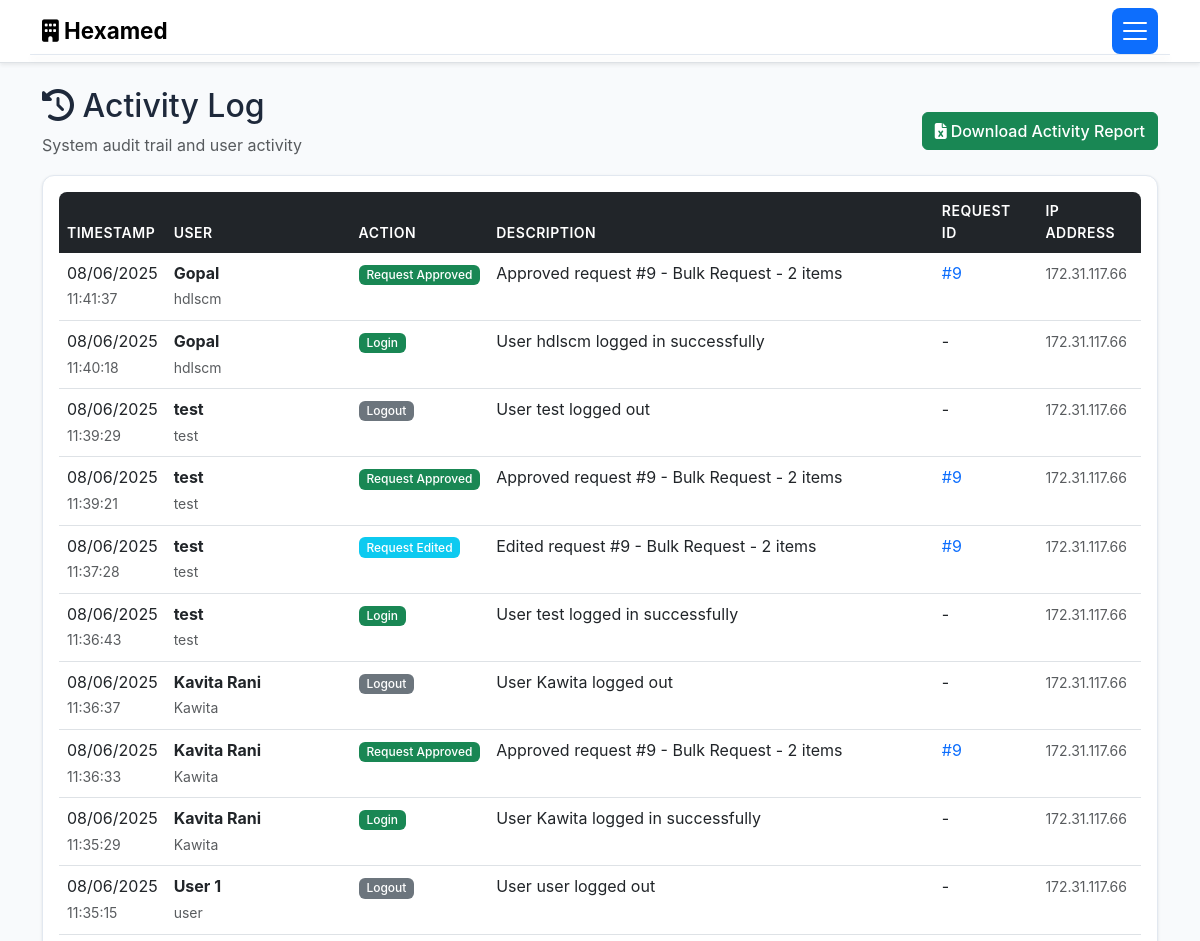
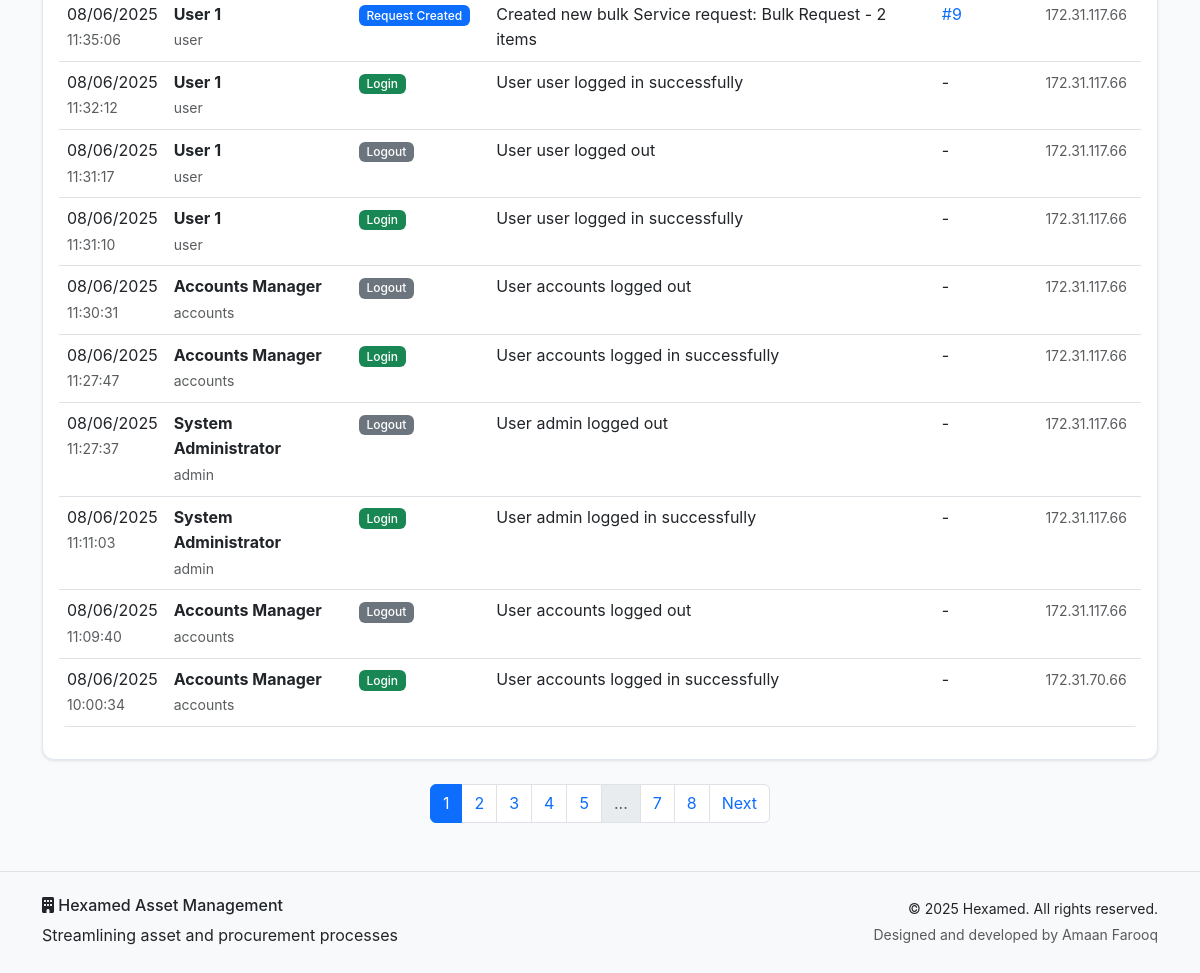
The app's page /activity (signed in) with its own data (2 pictures, top to bottom).
### models.py (models this page shows, shortened)
class ActivityLog(db.Model):
    id = db.Column(db.Integer, primary_key=True)
    action = db.Column(db.String(100), nullable=False)
    description = db.Column(db.Text, nullable=False)
    timestamp = db.Column(db.DateTime, default=datetime.utcnow)
    ip_address = db.Column(db.String(45))
    user_id = db.Column(db.Integer, db.ForeignKey('user.id'), nullable=False)
    request_id = db.Column(db.Integer, db.ForeignKey('asset_request.id'), nullable=True)
    user = db.relationship('User', backref='activities')
    request = db.relationship('AssetRequest', backref='activities')

class User(db.Model):
    id = db.Column(db.Integer, primary_key=True)
    username = db.Column(db.String(80), unique=True, nullable=False)
    email = db.Column(db.String(120), unique=True, nullable=False)
    password_hash = db.Column(db.String(256), nullable=False)
    role = db.Column(db.String(50), nullable=False, default='User')
    full_name = db.Column(db.String(100), nullable=False)
    floor = db.Column(db.String(50))
    department = db.Column(db.String(100))
    created_at = db.Column(db.DateTime, default=datetime.utcnow)
    is_active = db.Column(db.Boolean, default=True)
    requests = db.relationship('AssetRequest', foreign_keys='AssetRequest.user_id', backref='requester', lazy=True)

### routes.py (the view)
    def decorated_function(*args, **kwargs):
        if 'user_id' not in session:
            flash('Please log in to access this page.', 'warning')
            return redirect(url_for('login'))
        return f(*args, **kwargs)

### routes.py (called while the page is built)
def require_login(f):
    def decorated_function(*args, **kwargs):
        if 'user_id' not in session:
            flash('Please log in to access this page.', 'warning')
            return redirect(url_for('login'))
        return f(*args, **kwargs)
    decorated_function.__name__ = f.__name__
    return decorated_function

@app.route('/activity')
@require_login
def activity_log():
    user = User.query.get(session['user_id'])
    page = request.args.get('page', 1, type=int)
    activities = ActivityLog.query.order_by(ActivityLog.timestamp.desc()).paginate(
        page=page, per_page=20, error_out=False)
    return render_template('activity.html', activities=activities, user=user)

### templates/activity.html (shortened to what this page needs)
{% extends "base.html" %}
{% block content %}
<div class="container my-4">
    <div class="row">
        <div class="col">
            <div class="d-flex justify-content-between align-items-center">
                <div>
                    <h2><i class="fas fa-history"></i> Activity Log</h2>
                    <p class="text-muted">System audit trail and user activity</p>
                </div>
                {% if user.role in ['Admin', 'MD', 'Accounts/SCM'] %}
                <div>
                    <a href="{{ url_for('download_recent_activity') }}" class="btn btn-success">
                        <i class="fas fa-file-excel me-1"></i>Download Activity Report
                    </a>
                </div>
                {% endif %}
            </div>
        </div>
    </div>
    {% if activities.items %}
    <div class="card">
        <div class="card-body">
            <div class="table-responsive">
                <table class="table table-hover">
                    <thead>
                        <tr>
                            <th>Timestamp</th>
                            <th>User</th>
                            <th>Action</th>
                            <th>Description</th>
                            <th>Request ID</th>
                            <th>IP Address</th>
                        </tr>
                    </thead>
                    <tbody>
                        {% for activity in activities.items %}
                        <tr>
                            <td>
                                <div>
                                    {{ activity.timestamp.strftime('%m/%d/%Y') }}
                                    <br><small class="text-muted">{{ activity.timestamp.strftime('%H:%M:%S') }}</small>
                                </div>
                            </td>
                            <td>
                                <div>
                                    <strong>{{ activity.user.full_name }}</strong>
                                    <br><small class="text-muted">{{ activity.user.username }}</small>
                                </div>
                            </td>
                            <td>
                                {% if 'Login' in activity.action %}
                                    <span class="badge bg-success">{{ activity.action }}</span>
                                {% elif 'Logout' in activity.action %}
                                    <span class="badge bg-secondary">{{ activity.action }}</span>
                                {% elif 'Created' in activity.action %}
                                    <span class="badge bg-primary">{{ activity.action }}</span>
                                {% elif 'Approved' in activity.action %}
                                    <span class="badge bg-success">{{ activity.action }}</span>
                                {% elif 'Rejected' in activity.action %}
                                    <span class="badge bg-danger">{{ activity.action }}</span>
                                {% elif 'Hold' in activity.action %}
                                    <span class="badge bg-warning">{{ activity.action }}</span>
                                {% else %}
                                    <span class="badge bg-info">{{ activity.action }}</span>
                                {% endif %}
                            </td>
                            <td>{{ activity.description }}</td>
                            <td>
                                {% if activity.request_id %}
                                    <a href="{{ url_for('view_requests') }}" class="text-decoration-none">
                                        #{{ activity.request_id }}
                                    </a>
                                {% else %}
                                    -
                                {% endif %}
                            </td>
                            <td>
                                <small class="text-muted">{{ activity.ip_address or '-' }}</small>
                            </td>
                        </tr>
                        {% endfor %}
                    </tbody>
                </table>
            </div>
        </div>
    </div>
    {% if activities.pages > 1 %}
    <nav class="mt-4">
        <ul class="pagination justify-content-center">
            {% for page_num in activities.iter_pages() %}
                {% if page_num %}
                    {% if page_num != activities.page %}
                        <li class="page-item">
                            <a class="page-link" href="{{ url_for('activity_log', page=page_num) }}">{{ page_num }}</a>
                        </li>
                    {% else %}
                        <li class="page-item active">
                            <span class="page-link">{{ page_num }}</span>
                        </li>
                    {% endif %}
                {% else %}
                    <li class="page-item disabled">
                        <span class="page-link">...</span>
                    </li>
                {% endif %}
            {% endfor %}
            {% if activities.has_next %}
                <li class="page-item">
                    <a class="page-link" href="{{ url_for('activity_log', page=activities.next_num) }}">Next</a>
                </li>
            {% endif %}
        </ul>
    </nav>
    {% endif %}
    {% endif %}
</div>
{% endblock %}

### static/style.css (style rules this page uses)
:root { --hexamed-primary: #2563eb; --hexamed-secondary: #64748b; --hexamed-success: #00ffaa; --hexamed-warning: #ffa200; --hexamed-danger: #ff0000; --hexamed-info: #06b6d4; --hexamed-light: #f8fafc; --hexamed-dark: #465977; --hexamed-gradient: linear-gradient(135deg, #2563eb, #06b6d4); }
body { font-family: 'Inter', 'Segoe UI', Tahoma, Geneva, Verdana, sans-serif; line-height: 1.6; background-color: #f8fafc; color: #1e293b; }
.card { border: 1px solid #e2e8f0; border-radius: 0.75rem; box-shadow: 0 1px 3px rgba(0, 0, 0, 0.1); transition: all 0.3s ease; background: white; }
.btn { font-weight: 500; transition: all 0.3s ease; border-radius: 0.375rem; }
.table { border-radius: 0.5rem; overflow: hidden; }
.table thead th { background-color: var(--bs-dark); color: white; border: none; font-weight: 600; text-transform: uppercase; font-size: 0.875rem; letter-spacing: 0.5px; }
.table tbody tr { transition: background-color 0.2s ease; }
.badge { font-weight: 500; font-size: 0.75rem; padding: 0.35em 0.65em; }

### records on screen
ActivityLog: timestamp "08/06/2025", timestamp "11:41:37", user.full_name "Gopal", user.username "hdlscm", action "Request Approved", description "Approved request #9 - Bulk Request - 2 items", request_id "9", ip_address "172.31.117.66"
ActivityLog: timestamp "08/06/2025", timestamp "11:40:18", user.full_name "Gopal", user.username "hdlscm", action "Login", description "User hdlscm logged in successfully", ip_address "172.31.117.66"
ActivityLog: timestamp "08/06/2025", timestamp "11:39:29", user.full_name "test", user.username "test", action "Logout", description "User test logged out", ip_address "172.31.117.66"
ActivityLog: timestamp "08/06/2025", timestamp "11:39:21", user.full_name "test", user.username "test", action "Request Approved", description "Approved request #9 - Bulk Request - 2 items", request_id "9", ip_address "172.31.117.66"
ActivityLog: timestamp "08/06/2025", timestamp "11:37:28", user.full_name "test", user.username "test", action "Request Edited", description "Edited request #9 - Bulk Request - 2 items", request_id "9", ip_address "172.31.117.66"
ActivityLog: timestamp "08/06/2025", timestamp "11:36:43", user.full_name "test", user.username "test", action "Login", description "User test logged in successfully", ip_address "172.31.117.66"
ActivityLog: timestamp "08/06/2025", timestamp "11:36:37", user.full_name "Kavita Rani", user.username "Kawita", action "Logout", description "User Kawita logged out", ip_address "172.31.117.66"
ActivityLog: timestamp "08/06/2025", timestamp "11:36:33", user.full_name "Kavita Rani", user.username "Kawita", action "Request Approved", description "Approved request #9 - Bulk Request - 2 items", request_id "9", ip_address "172.31.117.66"
ActivityLog: timestamp "08/06/2025", timestamp "11:35:29", user.full_name "Kavita Rani", user.username "Kawita", action "Login", description "User Kawita logged in successfully", ip_address "172.31.117.66"
ActivityLog: timestamp "08/06/2025", timestamp "11:35:15", user.full_name "User 1", user.username "user", action "Logout", description "User user logged out", ip_address "172.31.117.66"
ActivityLog: timestamp "08/06/2025", timestamp "11:35:06", user.full_name "User 1", user.username "user", action "Request Created", description "Created new bulk Service request: Bulk Request - 2 items", request_id "9", ip_address "172.31.117.66"
ActivityLog: timestamp "08/06/2025", timestamp "11:32:12", user.full_name "User 1", user.username "user", action "Login", description "User user logged in successfully", ip_address "172.31.117.66"
ActivityLog: timestamp "08/06/2025", timestamp "11:31:17", user.full_name "User 1", user.username "user", action "Logout", description "User user logged out", ip_address "172.31.117.66"
ActivityLog: timestamp "08/06/2025", timestamp "11:31:10", user.full_name "User 1", user.username "user", action "Login", description "User user logged in successfully", ip_address "172.31.117.66"
ActivityLog: timestamp "08/06/2025", timestamp "11:30:31", user.full_name "Accounts Manager", user.username "accounts", action "Logout", description "User accounts logged out", ip_address "172.31.117.66"
ActivityLog: timestamp "08/06/2025", timestamp "11:27:47", user.full_name "Accounts Manager", user.username "accounts", action "Login", description "User accounts logged in successfully", ip_address "172.31.117.66"
ActivityLog: timestamp "08/06/2025", timestamp "11:27:37", user.full_name "System Administrator", user.username "admin", action "Logout", description "User admin logged out", ip_address "172.31.117.66"
ActivityLog: timestamp "08/06/2025", timestamp "11:11:03", user.full_name "System Administrator", user.username "admin", action "Login", description "User admin logged in successfully", ip_address "172.31.117.66"
ActivityLog: timestamp "08/06/2025", timestamp "11:09:40", user.full_name "Accounts Manager", user.username "accounts", action "Logout", description "User accounts logged out", ip_address "172.31.117.66"
ActivityLog: timestamp "08/06/2025", timestamp "10:00:34", user.full_name "Accounts Manager", user.username "accounts", action "Login", description "User accounts logged in successfully", ip_address "172.31.70.66"

### other values on screen
{{ page_num }} "1"
{{ page_num }} "2" "3" "4" "5" "7" "8"
